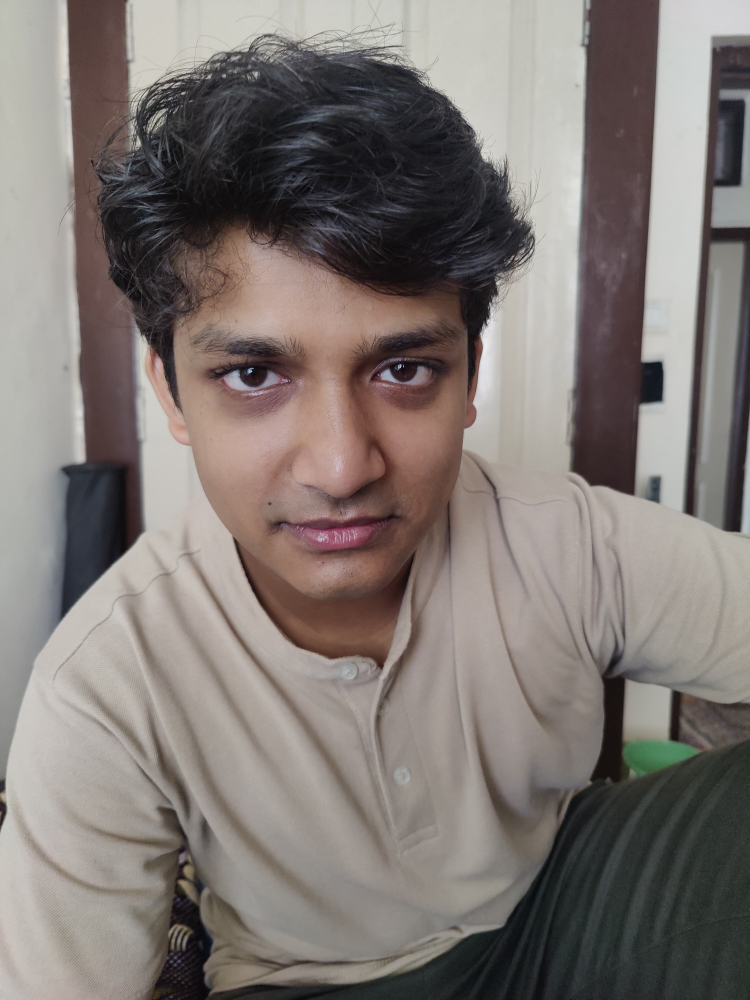
#> input picture freq_domain/image/pranav.jpeg, 3000 x 4000 px (shown at 1/4 size)
$ jupyter execute 06_hidden_faces.ipynb
#> lines starting #> are read from the running program, lines starting #| are printed output that depends on the picture
[cell 1]
from skimage import filters
import cv2
import numpy as np
import matplotlib.pyplot as plt

[cell 2]
img_p = cv2.imread('./image/pranav.jpeg',0)
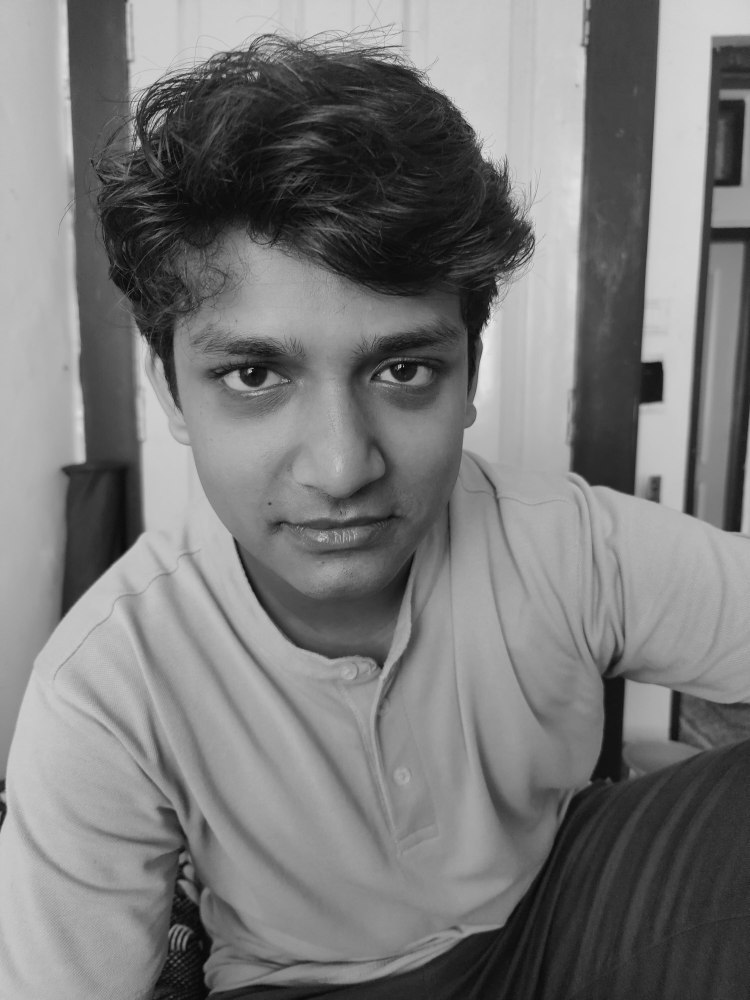
#> img_p: shape (4000, 3000) (shown at 1/4 size); min 0, max 255, mean 122.1
small_to_large_image_size_ratio = 0.125
img_p = cv2.resize(img_p, # original image
                       (0,0), # set fx and fy, not the final size
                       fx=small_to_large_image_size_ratio,
                       fy=small_to_large_image_size_ratio,
                       interpolation=cv2.INTER_NEAREST)
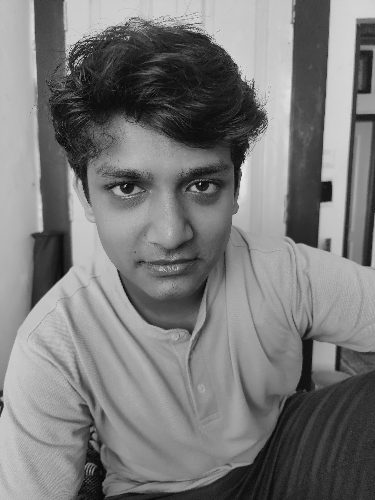
#> img_p: shape (500, 375); min 3, max 237, mean 122.2
plt.imshow(img_p,cmap='grey')
plt.show()

[cell 3]
img_u = cv2.imread('./image/utkarsh.jpeg',0)
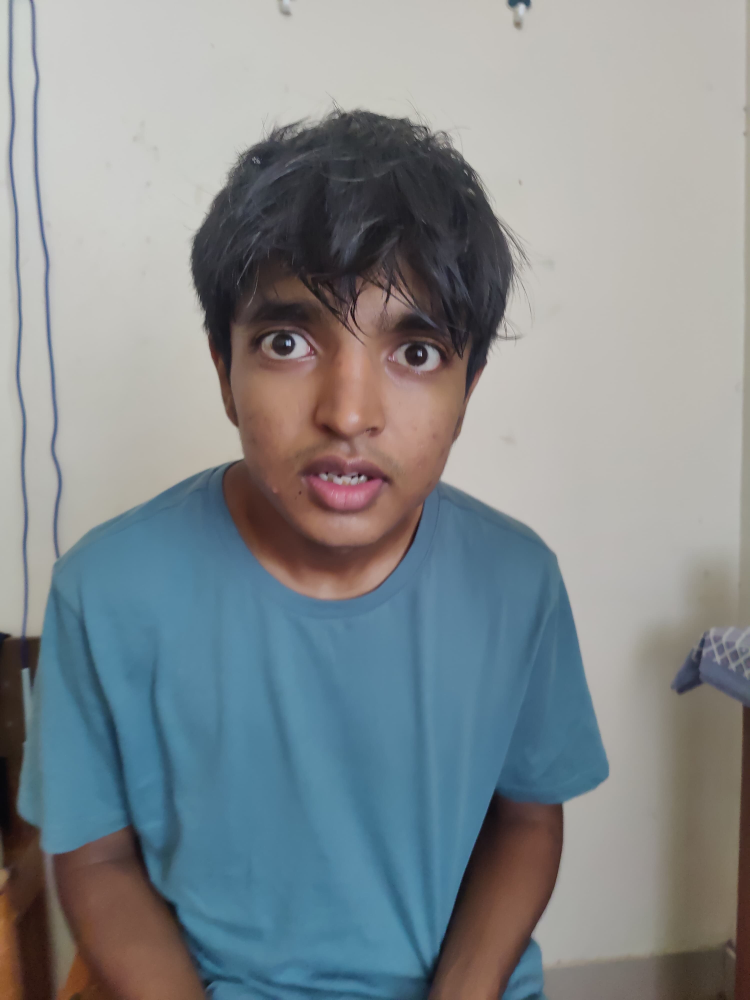
#> input picture freq_domain/image/utkarsh.jpeg, 3000 x 4000 px (shown at 1/4 size)
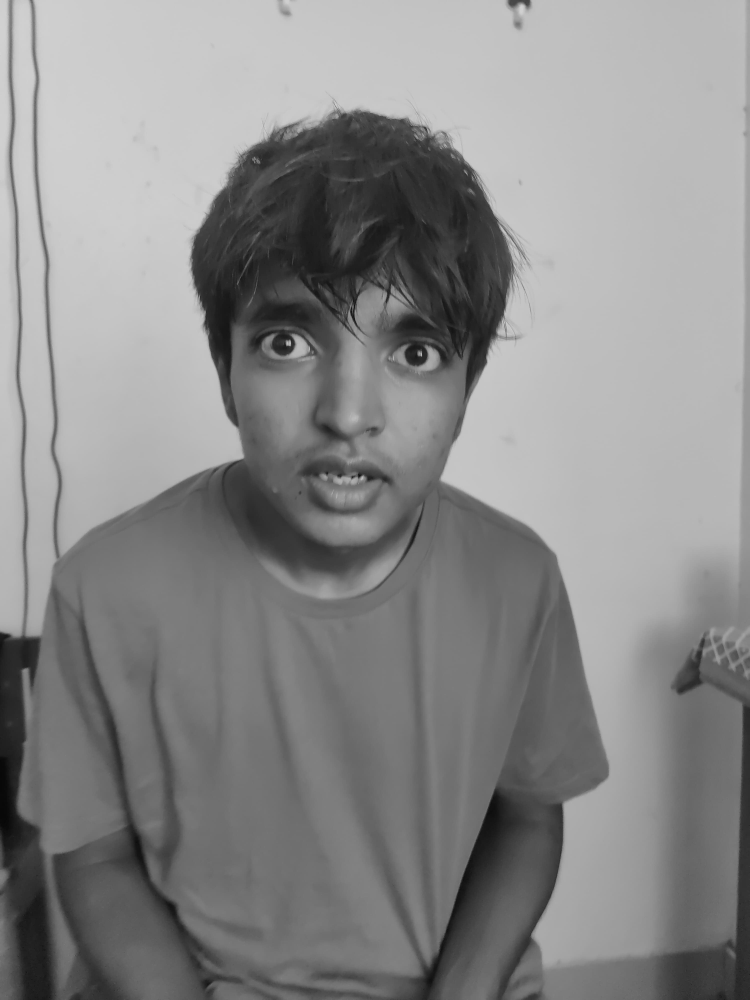
#> img_u: shape (4000, 3000) (shown at 1/4 size); min 0, max 246, mean 137.1
small_to_large_image_size_ratio = 0.125
img_u = cv2.resize(img_u, # original image
                       (0,0), # set fx and fy, not the final size
                       fx=small_to_large_image_size_ratio,
                       fy=small_to_large_image_size_ratio,
                       interpolation=cv2.INTER_NEAREST)
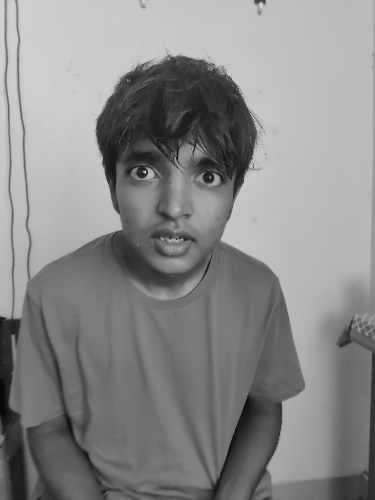
#> img_u: shape (500, 375); min 6, max 222, mean 137.1
plt.imshow(img_u,cmap='grey')
plt.show()

[cell 4]
ut_filter = filters.butterworth(img_u,cutoff_frequency_ratio=.05, order=2, high_pass=False)
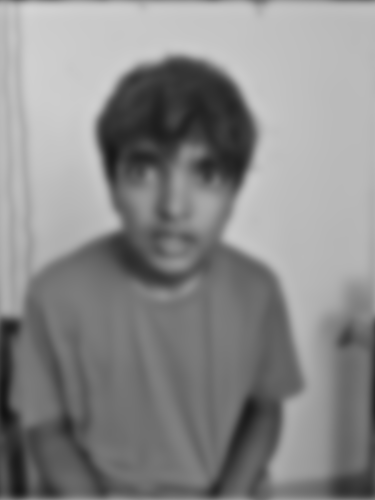
#> ut_filter: shape (500, 375) float64; min 18.77, max 211.6, mean 137.1
plt.imshow(ut_filter,cmap='grey')
plt.axis(False)
plt.show()

p_filter = filters.butterworth(img_p,cutoff_frequency_ratio=.05, order=2, high_pass=True)
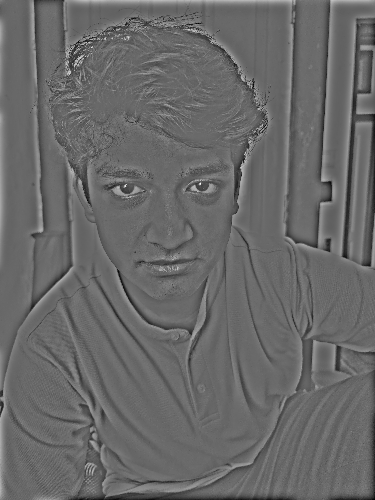
#> p_filter: shape (500, 375) float64; min -109.7, max 156.2, mean 0; drawn with min black and max white
plt.imshow(p_filter,cmap='grey')
plt.axis(False)
plt.show()

hidden_img = np.zeros(img_p.shape)
cv2.accumulate(ut_filter,hidden_img)
cv2.accumulate(p_filter, hidden_img)
plt.imshow(hidden_img,cmap='grey')
plt.axis(False)
plt.show()
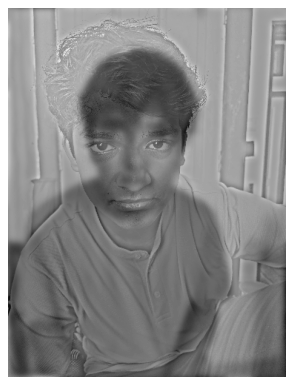
#> figure drawn by matplotlib, 1 panel
